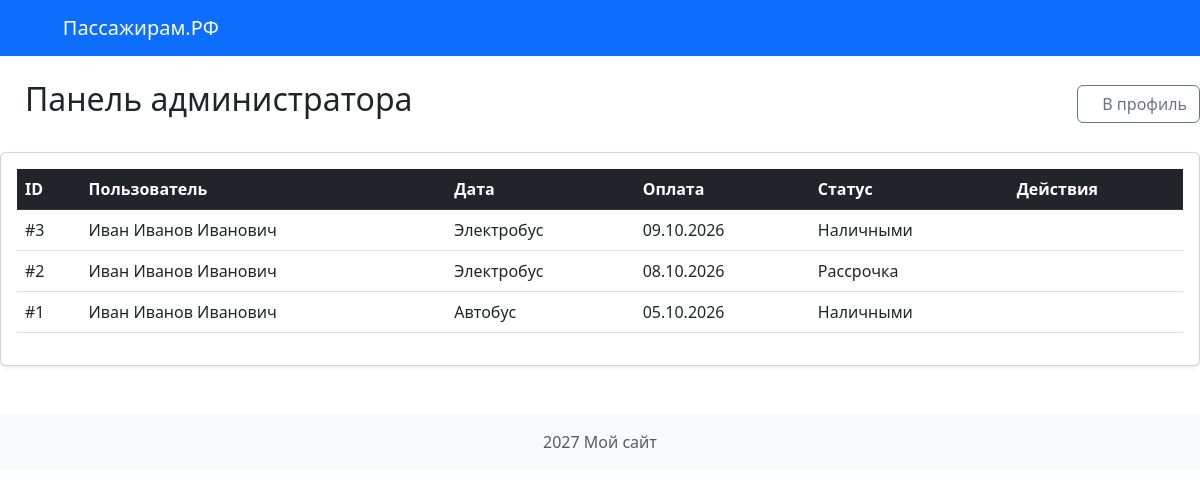
The page /admin (signed in) on the database its author committed.
### models.py (models this page shows)
class Application(db.Model):
    __tablename__= 'applications'
    id = db.Column(db.Integer, primary_key=True)
    user_id = db.Column(db.Integer, db.ForeignKey('users.id'), nullable=False)
    transport_type = db.Column(db.String(50), nullable=False)
    start_date = db.Column(db.Date, nullable=False)
    payment_method = db.Column(db.String(50), nullable=False)
    status = db.Column(db.String(50), default='Новая')
    created_at = db.Column(db.DateTime, default=datetime.utcnow)
    reviews = db.relationship('Review', backref='application', lazy=True)

class User(db.Model, UserMixin):
    __tablename__ = 'users'
    id = db.Column(db.Integer, primary_key=True)
    login = db.Column(db.String(64), unique=True, nullable=False)
    password_hash = db.Column(db.String(256), nullable=False)
    fio = db.Column(db.String(128), nullable=False)
    birth_date = db.Column(db.Date, nullable=False)
    phone = db.Column(db.String(20), nullable=False)
    email = db.Column(db.String(128), nullable=False)
    role = db.Column(db.String(10), default='user')
    created_at = db.Column(db.DateTime, default=datetime.utcnow)
    applications = db.relationship('Application', backref='user', lazy=True)
    reviews = db.relationship('Review', backref='user', lazy=True)

### app.py (the view)
@app.route('/admin')
@login_required
def admin_panel():
    if current_user.role != 'admin':
        flash('Доступ запрещен. У вас нету прав администратора.', 'danger')
        return redirect(url_for('index'))
    all_applications = Application.query.order_by(Application.created_at.desc()).all()
    return render_template('admin.html', applications=all_applications)

### app.py (called while the page is built)
@login_manager.user_loader
def load_user(user_id):
    return User.query.get(int(user_id))

### templates/admin.html (shortened to what this page needs)
{% extends 'base.html' %}
{% block content %}
<div class="d-flex justify-content-between align-items-center mb-4">
    <h2><i class="bi bi-shield-lock"></i>Панель администратора</h2>
    <a href="{{ url_for('profile') }}" class="btn btn-outline-secondary">
        <i class="bi bi-arrow-left"></i>В профиль
    </a>
</div>
<div class="card shadow-sm">
    <div class="card-body">
        {% if applications %}
            <div class="table-responsive">
                <table class="table table-hover align-middle">
                    <thead class="table-dark">
                        <tr>
                            <th>ID</th>
                            <th>Пользователь</th>
                            <th>Дата</th>
                            <th>Оплата</th>
                            <th>Статус</th>
                            <th>Действия</th>
                        </tr>
                    </thead>
                    <tbody>
                        {% for app in applications %}
                            <tr>
                                <td>#{{ app.id }}</td>
                                <td>{{ app.user.fio }}</td>
                                <td>{{ app.transport_type }}</td>
                                <td>{{ app.start_date.strftime('%d.%m.%Y') }}</td>
                                <td>{{ app.payment_method }}</td>
                                <td>
                                    <span class="badge">
                                    </span>
                                </td>
                            </tr>
                        {% endfor %}
                    </tbody>
                </table>
            </div>
        {% endif %}
    </div>
</div>
{% endblock content %}

### rows shown on the page
Application: id "3", user.fio "Иван Иванов Иванович", transport_type "Электробус", start_date "09.10.2026", payment_method "Наличными"
Application: id "2", user.fio "Иван Иванов Иванович", transport_type "Электробус", start_date "08.10.2026", payment_method "Рассрочка"
Application: id "1", user.fio "Иван Иванов Иванович", transport_type "Автобус", start_date "05.10.2026", payment_method "Наличными"
